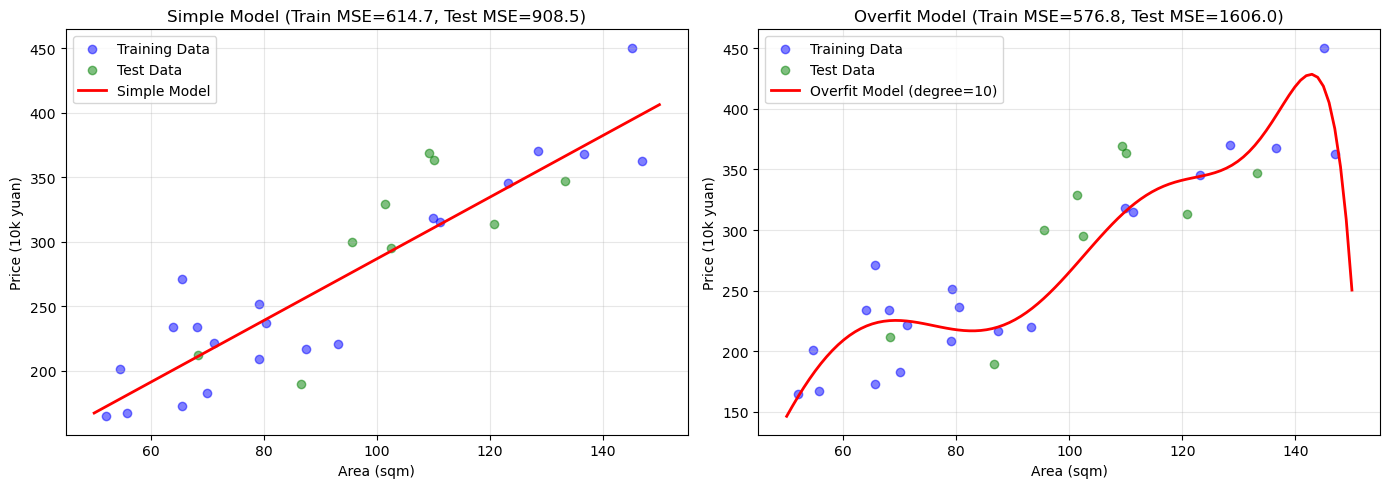

The script that saved this image:
"""
演示：为什么要划分训练集和测试集
"""

import numpy as np
import matplotlib.pyplot as plt
from sklearn.linear_model import LinearRegression
from sklearn.model_selection import train_test_split
from sklearn.metrics import mean_squared_error

print("="*70)
print("演示：训练集/测试集划分的重要性")
print("="*70)

# 生成数据
np.random.seed(42)
n_samples = 20
X = np.random.uniform(50, 150, n_samples).reshape(-1, 1)
# 真实关系：y = 3x + 噪声
y = 3 * X.flatten() + np.random.normal(0, 30, n_samples)

print("\n场景1：不划分数据，全量训练")
print("-"*70)

model_all = LinearRegression()
model_all.fit(X, y)
predictions_all = model_all.predict(X)
mse_all = mean_squared_error(y, predictions_all)

print(f"全量训练的MSE: {mse_all:.2f}")
print(f"模型看起来很完美！（但真的吗？）")

# 模拟"新数据"
X_new = np.random.uniform(50, 150, 10).reshape(-1, 1)
y_new = 3 * X_new.flatten() + np.random.normal(0, 30, 10)
predictions_new = model_all.predict(X_new)
mse_new = mean_squared_error(y_new, predictions_new)

print(f"\n在新数据上的MSE: {mse_new:.2f}")
print(f"差距: {abs(mse_new - mse_all):.2f}")
print("\n问题：我们不知道模型在新数据上的真实表现！")

print("\n" + "="*70)
print("场景2：划分数据，有训练集和测试集")
print("-"*70)

# 划分数据
X_train, X_test, y_train, y_test = train_test_split(
    X, y, test_size=0.3, random_state=42
)

model_split = LinearRegression()
model_split.fit(X_train, y_train)

train_mse = mean_squared_error(y_train, model_split.predict(X_train))
test_mse = mean_squared_error(y_test, model_split.predict(X_test))

print(f"训练集MSE: {train_mse:.2f}")
print(f"测试集MSE: {test_mse:.2f}")
print(f"差距: {abs(test_mse - train_mse):.2f}")

print("\n✓ 现在我们可以评估模型了！")
print("✓ 测试集MSE反映了模型在新数据上的真实表现")

print("\n" + "="*70)
print("场景3：演示过拟合")
print("-"*70)

# 使用多项式特征（容易过拟合）
from sklearn.preprocessing import PolynomialFeatures

# 创建一些稍微复杂的数据
np.random.seed(42)
X_complex = np.random.uniform(50, 150, 30).reshape(-1, 1)
y_complex = 3 * X_complex.flatten() + np.random.normal(0, 40, 30)

# 划分数据
X_train_c, X_test_c, y_train_c, y_test_c = train_test_split(
    X_complex, y_complex, test_size=0.3, random_state=42
)

# 高次多项式（容易过拟合）
poly = PolynomialFeatures(degree=10)  # 10次多项式
X_train_poly = poly.fit_transform(X_train_c)
X_test_poly = poly.transform(X_test_c)

model_overfit = LinearRegression()
model_overfit.fit(X_train_poly, y_train_c)

train_mse_overfit = mean_squared_error(y_train_c, model_overfit.predict(X_train_poly))
test_mse_overfit = mean_squared_error(y_test_c, model_overfit.predict(X_test_poly))

print(f"过拟合模型的训练集MSE: {train_mse_overfit:.2f}")
print(f"过拟合模型的测试集MSE: {test_mse_overfit:.2f}")
print(f"差距: {abs(test_mse_overfit - train_mse_overfit):.2f}")

if test_mse_overfit > train_mse_overfit * 2:
    print("\n⚠️  警告：测试集MSE远大于训练集MSE！")
    print("   这是典型的过拟合现象！")
    print("   模型记住了训练数据，但没有学到真正的规律")

print("\n" + "="*70)
print("可视化对比")
print("-"*70)

# 可视化简单模型 vs 过拟合模型
plt.figure(figsize=(14, 5))

# 左图：简单线性模型
plt.subplot(1, 2, 1)
model_simple = LinearRegression()
model_simple.fit(X_train_c, y_train_c)

X_plot = np.linspace(50, 150, 100).reshape(-1, 1)
plt.scatter(X_train_c, y_train_c, color='blue', alpha=0.5, label='Training Data')
plt.scatter(X_test_c, y_test_c, color='green', alpha=0.5, label='Test Data')
plt.plot(X_plot, model_simple.predict(X_plot), color='red', linewidth=2, label='Simple Model')
plt.xlabel('Area (sqm)')
plt.ylabel('Price (10k yuan)')
plt.title(f'Simple Model (Train MSE={train_mse:.1f}, Test MSE={test_mse:.1f})')
plt.legend()
plt.grid(True, alpha=0.3)

# 右图：过拟合模型
plt.subplot(1, 2, 2)
plt.scatter(X_train_c, y_train_c, color='blue', alpha=0.5, label='Training Data')
plt.scatter(X_test_c, y_test_c, color='green', alpha=0.5, label='Test Data')
plt.plot(X_plot, model_overfit.predict(poly.transform(X_plot)),
         color='red', linewidth=2, label='Overfit Model (degree=10)')
plt.xlabel('Area (sqm)')
plt.ylabel('Price (10k yuan)')
plt.title(f'Overfit Model (Train MSE={train_mse_overfit:.1f}, Test MSE={test_mse_overfit:.1f})')
plt.legend()
plt.grid(True, alpha=0.3)

plt.tight_layout()
plt.savefig('/Users/zhengnan/Sniper/Developer/github/LearnAgent/ai_learn/linear_regression/explain_overfitting.png', dpi=100, bbox_inches='tight')
print("\n图表已保存: explain_overfitting.png")
plt.close()

print("\n" + "="*70)
print("总结")
print("="*70)
print("""
1. 全量训练的问题：
   - 无法评估泛化能力
   - 容易过拟合
   - 看起来好，实际可能很差

2. 划分数据的好处：
   - 测试集 = 模拟新数据
   - 能真实评估模型
   - 及时发现过拟合

3. 如何判断过拟合：
   - 测试集MSE >> 训练集MSE
   - 说明模型在死记硬背

4. 常见的划分比例：
   - 训练集 70-80%
   - 测试集 20-30%
   - 数据多时，测试集可以更小（10-20%）
""")
